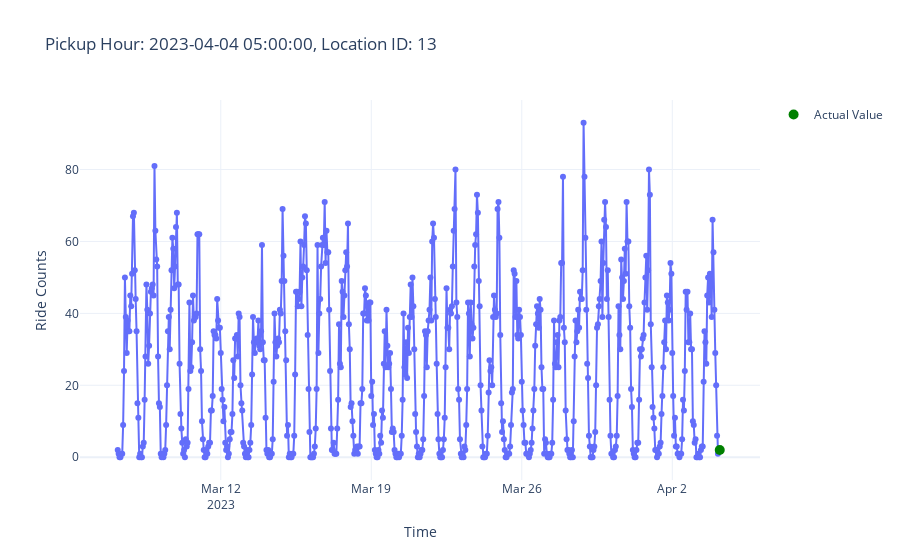

Notebook code cell kept with this figure:
### Code cell
from src.plot_utils import plot_aggregated_time_series

plot_aggregated_time_series(features, targets, row_id=3772)

### Figure 1 — Plotly figure (JSON) as saved in the notebook; plotly's stock layout.template omitted (floating-point values rounded to 4 significant figures; data arrays with more than 128 entries replaced by an {"elided": "..."} marker saying what was removed)
{"data": [{"hovertemplate": "Time=%{x}<br>Ride Counts=%{y}<extra></extra>", "legendgroup": "", "line": {"color": "#636efa", "dash": "solid"}, "marker": {"symbol": "circle"}, "mode": "lines+markers", "name": "", "orientation": "v", "showlegend": false, "type": "scatter", "x": {"elided": "673 str values"}, "xaxis": "x", "y": {"elided": "673 int values"}, "yaxis": "y"}, {"line": {"color": "green"}, "marker": {"size": 10}, "mode": "markers", "name": "Actual Value", "type": "scatter", "x": ["2023-04-04T05:00:00"], "y": [2]}], "layout": {"legend": {"tracegroupgap": 0}, "title": {"text": "Pickup Hour: 2023-04-04 05:00:00, Location ID: 13"}, "xaxis": {"anchor": "y", "domain": [0, 1], "title": {"text": "Time"}}, "yaxis": {"anchor": "x", "domain": [0, 1], "title": {"text": "Ride Counts"}}}}
